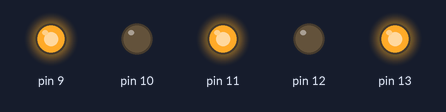
Simulated run of this sketch. Board: Arduino Uno, built with avr-gcc and run on an emulated ATmega328P. Parts: output pins drawn as LEDs (lit = HIGH). Random numbers use the default seed unless the sketch sets one.

Above: at 0.19 s.
At 3.05 s:
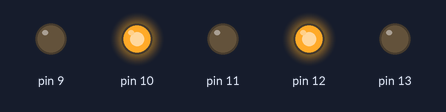
At 7.5 s:
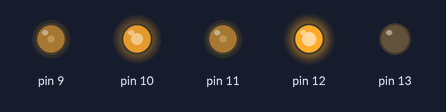
At 18.7 s:
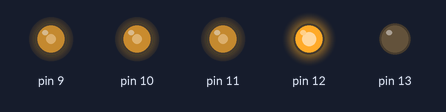
At 39.71 s:
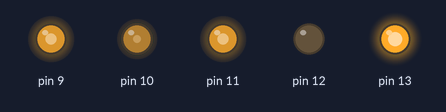
Timing chart, 0 to 40.0 s (numbered marks = the images above):
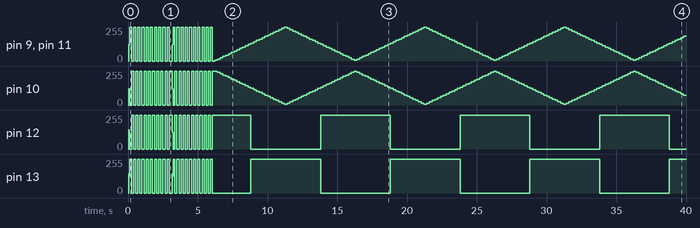

The sketch:

ver1.ino
```cpp
// tinkle algorithm
void slowy_odd_even()
{
  int value = 5;
  int value2 = 255;
  for(int i = 0; i <25;i++)
  {
    analogWrite(9,value);
    analogWrite(10,value2);
    analogWrite(11,value);
    analogWrite(12,value2);
    analogWrite(13,value);
    value +=10;
    value2 -=10;
    delay(200);
  }
  value = 255;
  value2 = 5;
    for(int i = 0; i <25;i++)
  {
    analogWrite(9,value);
    analogWrite(10,value2);
    analogWrite(11,value);
    analogWrite(12,value2);
    analogWrite(13,value);
    value -=10;
    value2 +=10;
    delay(200);
  }
}

void slowy_all()
{
  int value = 0;
  for(int i = 0; i<255; i++)
  {
    analogWrite(9,value);
    analogWrite(10,value);
    analogWrite(11,value);
    analogWrite(12,value);
    analogWrite(13,value);
    value +=1;
  }
}

void very_fast_even_odd()
{
  int off = 0;
  int on = 255;
  analogWrite(9,on);
  analogWrite(10,off);
  analogWrite(11,on);
  analogWrite(12,off);
  analogWrite(13,on);
  delay(150);
  analogWrite(9,off);
  analogWrite(10,on);
  analogWrite(11,off);
  analogWrite(12,on);
  analogWrite(13,off);
  delay(150);
}

void very_fast_all()
{
  int off = 0;
  int on = 255;
  analogWrite(9,on);
  analogWrite(10,on);
  analogWrite(11,on);
  analogWrite(12,on);
  analogWrite(13,on);
  delay(150);
  analogWrite(9,off);
  analogWrite(10,off);
  analogWrite(11,off);
  analogWrite(12,off);
  analogWrite(13,off);
  delay(150);
}


//arduino setup
void setup()
{
  Serial.begin(9600);
  randomSeed(analogRead(0));

  pinMode(13, OUTPUT);
  pinMode(12, OUTPUT);
  pinMode(11, OUTPUT);
  pinMode(10, OUTPUT);
  pinMode(9, OUTPUT);
}

//main
int randNumber;
void loop()
{
  randNumber = random(3);
  switch (randNumber)
  {
  case 0:
    for(int i = 0; i<10;i++)
    {
      slowy_odd_even();
    }
  break;

  case 1:
  for(int i = 0; i<10;i++)
    {
      very_fast_even_odd();
    }
  break;

  case 2:
  for(int i = 0; i<10;i++)
    {
      slowy_all();
    }
  break;

  case 3:
  for(int i = 0; i<10;i++)
    {
      very_fast_all();
    }
  break;


  default:
    break;
  }
}
```
